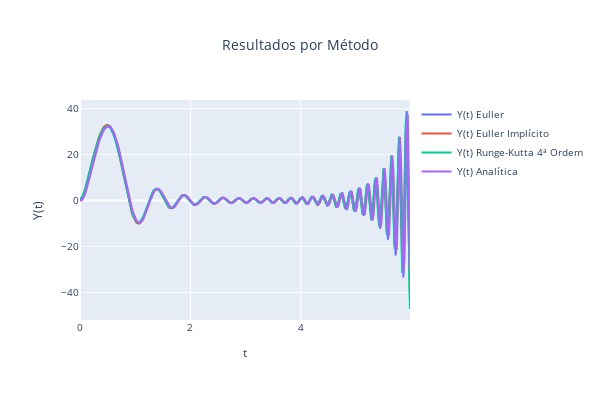

This figure's notebook cell:
### Code cell
e.plot_output()

### Figure 1 — Plotly figure (JSON) as saved in the notebook; plotly's stock layout.template omitted (floating-point values rounded to 4 significant figures; data arrays with more than 128 entries replaced by an {"elided": "..."} marker saying what was removed)
{"data": [{"mode": "lines", "name": "Y(t) Euller", "type": "scatter", "x": {"elided": "300 float values"}, "y": {"elided": "300 float values"}}, {"mode": "lines", "name": "Y(t) Euller Implícito", "type": "scatter", "x": {"elided": "300 float values"}, "y": {"elided": "300 float values"}}, {"mode": "lines", "name": "Y(t) Runge-Kutta 4ª Ordem", "type": "scatter", "x": {"elided": "300 float values"}, "y": {"elided": "300 float values"}}, {"mode": "lines", "name": "Y(t) Analítica", "type": "scatter", "x": {"elided": "300 float values"}, "y": {"elided": "300 float values"}}], "layout": {"font": {"size": 10}, "height": 400, "title": {"text": "Resultados por Método", "x": 0.5}, "width": 600, "xaxis": {"title": {"text": "t"}}, "yaxis": {"title": {"text": "Y(t)"}}}}
